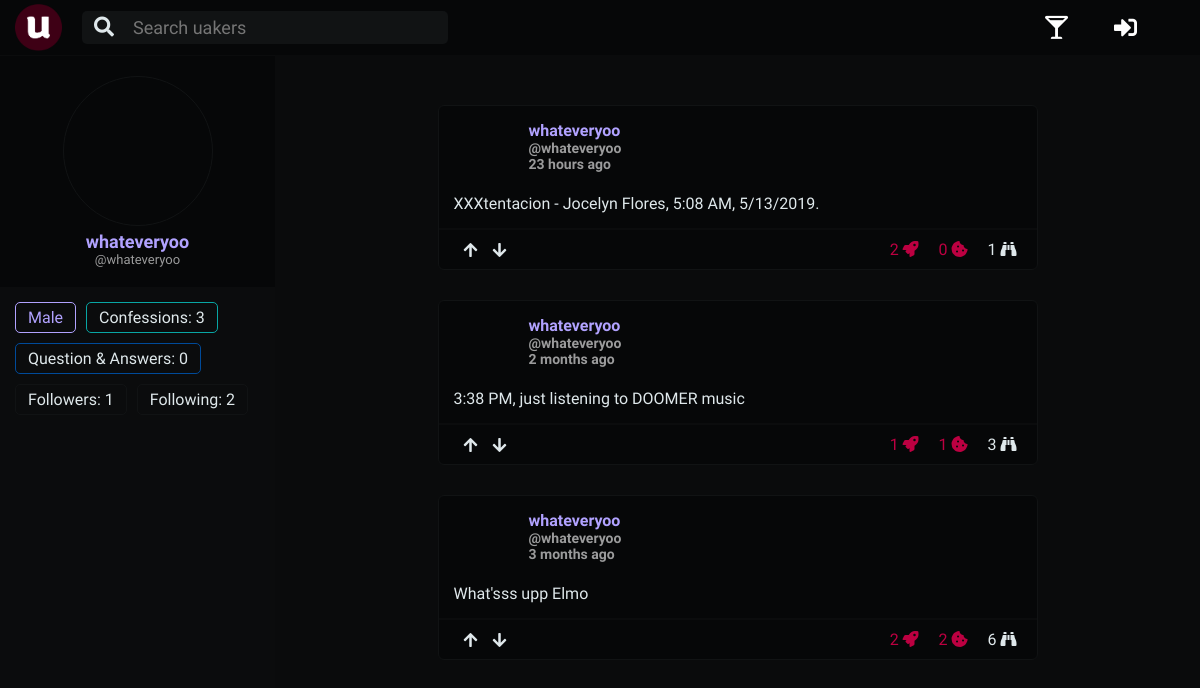
Page /profile/v/whateveryoo on the committed database.
### home/models.py (models this page shows, shortened)
class UserProfile(AbstractUser):
    profile_nickname        = models.CharField(max_length=35)
    profile_year            = models.CharField(max_length=2, choices=YCHOICES)
    profile_sex             = models.CharField(max_length=1, choices=SCHOICES)
    profile_image           = models.CharField(max_length=700, blank=True)
    profile_slug            = models.SlugField(blank=True, max_length=900, unique=True)
    profile_song            = models.CharField(max_length=300, blank=True, null=True)
    def __init__(self, *args, **kwargs):
        self._meta.get_field(
            'username'
        ).validators[0] = CustomUsernameValidator()
        super().__init__(*args, **kwargs)

class Confessions(models.Model):
    confession_author       = models.ForeignKey(UserProfile, on_delete=models.CASCADE)
    confession_title        = models.CharField(max_length=100)
    confession_body         = models.TextField(blank=False, null=False)
    confession_upvotes      = models.ManyToManyField(UserProfile, related_name='confession_upvotes', blank=True)
    confession_downvotes    = models.ManyToManyField(UserProfile, related_name='confession_downvotes', blank=True)
    confession_upvotes_int  = models.IntegerField(default=0)
    confession_views        = models.IntegerField(default=0)
    date_created_at         = models.DateTimeField(auto_now_add=True)
    confession_updated_at   = models.DateTimeField(auto_now=True)
    confession_slug         = models.SlugField(blank=True, max_length=900)

### uprofile/views.py (the view)
# urls.py: path('v/<slug:profile_slug>', views.profile_view, name='profile_view'),
def profile_view(request, profile_slug=''):
    isuser = False
    have_followed_them = False
    if profile_slug == '':
        if request.user.is_authenticated:
            profile_slug = request.user.profile_slug
        else:
            return redirect('home:home_view')
    user_profile = UserProfile.objects.get(profile_slug=profile_slug)
    user_confession_number = Confessions.objects.filter(confession_author=user_profile).count()
    if user_profile == request.user:
        isuser = True
    if request.user.is_authenticated:
        if FollowProfile.objects.filter(follow_init=request.user, follow_rec=user_profile).exists():
            have_followed_them = True
    user_questions = QuestionPost.objects.filter(question_directed=user_profile).all()
    user_confessions = Confessions.objects.filter(confession_author=user_profile).all()
    user_posts = sorted(
        chain(user_questions, user_confessions),
        key=attrgetter('date_created_at'),
        reverse=True)
    if request.method == 'GET':
        qu_form = QuestionPostForm()
        ans_form = AnswerPostForm()
    context = {
        'user_posts': user_posts,
        'user_questions': user_questions,
        'user_profile': user_profile,
        'user_confession_number': user_confession_number,
        'isuser': isuser,
        'have_followed_them': have_followed_them,
        'qu_form': qu_form,
        'ans_form': ans_form,
    }
    return render(request, 'uprofile/profile_view.html', context)

### uprofile/forms.py
class QuestionPostForm(forms.ModelForm):
    question_body = forms.CharField(max_length=10000, required=True, widget=forms.Textarea(attrs={'placeholder': 'Wanna ask a question?', 'onfocus': 'this.placeholder=""', 'onblur': 'this.placeholder="Wanna ask a question?"'}))
    class Meta:
        model = QuestionPost
        fields = ('question_body',)

class AnswerPostForm(forms.ModelForm):
    answer_body = forms.CharField(max_length=10000, required=True, widget=forms.Textarea(attrs={'placeholder': 'Wanna answer the question?', 'onfocus': 'this.placeholder=""', 'onblur': 'this.placeholder="Wanna answer the question?"'}))
    class Meta:
        model = AnswerPost
        fields = ('answer_body',)

### uprofile/templatetags/follow_numbers.py (called while the page is built)
@register.filter(name='rec_followed_by')
def rec_followed_by(follow_user):
    return FollowProfile.objects.filter(follow_rec=follow_user).count()

@register.filter(name='rec_following')
def rec_following(follow_user):
    return FollowProfile.objects.filter(follow_init=follow_user).count()

### uprofile/templatetags/main_external_filters.py (called while the page is built)
@register.filter(name='m_or_f_color')
def m_or_f_color(user_profile):
    morf = False
    if user_profile.profile_sex is 'M':
        morf = 'lmi-m'
    elif user_profile.profile_sex is 'F':
        morf = 'lmi-f'
    else:
        morf = ''
    return morf

### uprofile/templates/uprofile/profile_view.html (shortened to what this page needs)
{% extends 'base.html' %}
{% load static %}
{% load main_external_filters %}
{% load follow_numbers %}
{% block css %}
  <link rel="stylesheet" href="{% static 'common_views.css' %}">
  <link rel="stylesheet" href="{% static 'uprofile/css/profile_view.css' %}">
{% endblock %}
{% block body %}
  <div class="main-container">
    <div class="left-user-div">
      <div class="left-user">
        <div class='left-photo-div'>
          <div class="left-photo" style="background-image: url({{ user_profile.profile_image }})">
          </div>
          <pre class="left-meta-uy {{user_profile|m_or_f_color}}">{{ user_profile.profile_nickname }}</pre>
          <p class="left-meta-uys">@{{ user_profile.username}}</p>
        </div>
        <div class="left-meta-info-wrap">
          <span class="left-meta-info {{ user_profile|m_or_f_color}}">
            {{ user_profile.get_profile_sex_display }}
          </span>
          <span class="left-meta-info left-meta-co">
            Confessions:
            {{ user_confession_number }}
          </span>
          <span class="left-meta-info left-meta-qu">
            Question & Answers:
            {{ user_questions.count }}
          </span>
          <a href="{% url 'uprofile:followed_view' user_profile.profile_slug %}" class="left-meta-info">
            Followers:
            {{ user_profile|rec_followed_by }}
          </a>
          <a href="{% url 'uprofile:following_view' user_profile.profile_slug %}" class="left-meta-info">
            Following:
            {{ user_profile|rec_following }}
          </a>
        </div>
      </div>
    </div>
    <div class="right-user">
      <div class="right-full">
        {% if user_posts %}
        {% for cons in user_posts %}
        {% if cons.question_body %}
        {% include 'uprofile/profile_view_question_box.html' %}
        {% else %}
        {% include 'home/confession_box.html' %}
        {% endif %}
        {% endfor %}
        {% else %}
        <span class="no_post_notice">
          There are no posts for this user
        </span>
        {% endif %}
      </div>
    </div>
  </div>
{% endblock %}

### home/templates/base.html (shortened to what this page needs)
<!DOCTYPE html>
<html lang="en">
  <head>
    {% load static %}
    {% load main_external_filters %}
    {% load main_notification_tags %}
    {% load humanize %}
    <link rel="stylesheet" href="https://use.fontawesome.com/releases/v5.6.3/css/all.css">
    <link rel="stylesheet" href="{% static 'base.css' %}">
    <link rel="stylesheet" href="{% static 'base850.css' %}" media="screen and (min-width: 0px) and (max-width: 850px)">
    {% block css %}
    {% endblock %}
  </head>
  <body>
    <div class="full-nav">
      <a href="{% url 'home:home_view' %}" class="nav-logo-div">
        <img class="nav-logo" src="{% static 'assets/uakers-logo.png' %}">
      </a>
      <div class="search_div">
        <form class="search_form" action="{% url 'usearch:search_view' %}" method="GET">
          <button class="search_btn" type="submit" name="button">
            <i class="fas fa-search"></i>
          </button>
          <input class="search_inp" type="text" name="q" autocomplete="off" placeholder="Search uakers">
        </form>
      </div>
      <div class="nav-menu">
        <a href="{% url 'home:home_view' %}" class="mn-it" title="Hub">
          <i class="fas fa-glass-martini-alt mn-i"></i>
        </a>
        {% if user.is_authenticated %}
        <a href="{% url 'uprofile:profile_view' %}" class="mn-it" title="Profile">
          <i class="fas fa-user-astronaut mn-i"></i>
          <div class="mn-undbar {% block upro-underbar-up %}{% endblock %}"></div>
        </a>
        <a href="{% url 'home:log_out_view' %}" class="mn-it" title="Log out">
          <i class="fas fa-sign-out-alt mn-i mn-exit"></i>
          <div class="mn-undbar"></div>
        </a>
        {% else %}
        <a href="{% url 'home:log_in_view' %}" class="mn-it" title="Log in or sign up">
          <i class="fas fa-sign-in-alt mn-i"></i>
        </a>
        {% endif %}
      </div>
    </div>
    {% block body %}
    {% endblock %}
  </body>
</html>

### home/templates/home/confession_box.html (shortened to what this page needs)
{% load main_external_filters %}
{% load humanize %}
<div class="confession_box confession_profile">
  <div class="co-main">
    <div class="co-up">
      <div class="co_photo_meta_div">
        <a href="{% url 'uprofile:profile_view' cons.confession_author.profile_slug %}" class="co_photo" style="background-image: url({{ cons.confession_author.profile_image }})"></a>
        <div class="co-aut-year">
          <a href="{% url 'uprofile:profile_view' cons.confession_author.profile_slug %}" class="co-aut {{cons.confession_author|m_or_f_color}}"><pre>{{ cons.confession_author.profile_nickname }}</pre></a>
          <span class="co-year">@{{ cons.confession_author.username }}</span>
          <span class="co-year">{{ cons.date_created_at|naturaltime }}</span>
        </div>
      </div>
    </div>
    <a href="{% url 'home:confession_view' cons.confession_slug %}">
      <div class="co-down-text">
        {{ cons.confession_body|linebreaks|truncatewords:60 }}
      </div>
    </a>
  </div>
  <div class="co-rank">
    <div class="co-upd-div">
      <a class="co-upd co-upd-upvote co-anchor" href="{% url 'home:upvote_view' 'confession' cons.confession_slug %}">
        <i class="fas fa-arrow-up co-upd-i co-i-upvote co-upvote-downvote-gylph {% if request.user in cons.confession_upvotes.all %} co-upd-i-active {% endif %}"></i>
      </a>
      <a class="co-upd co-upd-downvote co-anchor" href="{% url 'home:downvote_view' 'confession' cons.confession_slug %}">
        <i class="fas fa-arrow-down co-upd-i co-i-downvote co-upvote-downvote-gylph {% if request.user in cons.confession_downvotes.all %} co-upd-i-active {% endif %}"></i>
      </a>
    </div>
    <div class="co-upd-info co-numbers">
      <p class="co-upd-iu co-upvote-par">
        <span data-title="{% for uuser in cons.confession_upvotes.all %}{{ uuser.username }}, {% endfor %}" class="co-emp co-upvote-digit">{{ cons.confession_upvotes_int }}</span>
        <i class="fas fa-rocket co-co-color" data-title="upvotes"></i>
      </p>
      <div class="co-upd-comments">
        <span class="co-co-color">
          {{ cons.confessioncomment_set.count }}
        </span>
        <i class="fas fa-cookie-bite co-co-color" data-title="comments"></i>
      </div>
      <p class="co-upd-iv">
        <span>{{ cons.confession_views }}</span>
        <i class="fas fa-binoculars" data-title="views"></i>
      </p>
    </div>
  </div>
</div>

### uprofile/templates/uprofile/follow_view_box.html (shortened to what this page needs)
{% load follow_numbers %}
{% load main_external_filters %}

### home/static/base.css (style rules this page uses)
* { margin: 0; padding: 0; font-family: 'Oxygen', sans-serif; font-size: 16px; transition: all 0.2s ease-in-out; text-decoration: none; box-sizing: border-box; }
:root { --main-highlight-color: #ff0058; --main-highlight-color: #bc0041; --darker-highlight-color: #D9004B; --opaque-highlight-color: rgba(255, 0, 88, 0.6); --secondary-highlight-color: #ff4021; --main-background-color: #0B0C0D; --opaque-main-background-color: rgba(11, 12, 13, 0.8); --darker-background-color: #060708; --upto-darker-background-color: #09090A; --lighter-background-color: #111314; --main-text-color: #fefefe; --soothed-text-color: #DFE8EB; --opaque-text-color: rgba(255, 255, 255, 0.6); --female-main-color: #FF71A5; --male-main-color: #B1A2FF; --qa-main-color: #004A99; --confession-main-color: #08A6A4; --warning-main-color: #990016; }
body { background-color: var(--main-background-color); padding-top: 55px; }
a, a:link, a:visited, a:hover { text-decoration: none; }
input, select { background: none; outline: none; border: none; }
.full-nav { height: 55px; max-height: 55px; background-color: var(--darker-background-color); position: absolute; top: 0px; position: fixed; min-width: 100%; z-index: 100; clear: both; }
.nav-logo-div { float: left; overflow: hidden; height: 100%; box-sizing: border-box; display: inline-block; padding: 5px 0px 5px 15px; display: flex; justify-content: center; align-items: center; }
.nav-logo { height: 47px; max-height: 47px; }
.nav-menu { height: 100%; float: right; display: flex; justify-content: center; align-items: center; text-decoration: none; padding-right: 40px; }
.mn-it { height: 100%; box-sizing: border-box; padding: 2px 8px; display: flex; flex-direction: row; justify-content: center; align-items: center; position: relative; margin: 0 15px; }
.mn-i { color: var(--main-text-color); font-size: 23px; }
.search_div { float: left; height: 100%; display: flex; justify-content: center; align-items: center; margin-left: 20px; }
.search_form { background-color: var(--lighter-background-color); padding: 6px 0 6px 12px; color: var(--soothed-text-color); border-radius: 5px; }
.search_btn { background: none; border: none; outline: none; padding: 0; cursor: pointer; }
.search_btn i { color: var(--soothed-text-color); font-size: 20px; }
.search_inp { color: var(--soothed-text-color); padding: 0 15px; font-size: 18px; width: 330px; background-color: var(--lighter-background-color); }
[data-title]:after { content: attr(data-title); color: var(--soothed-text-color); padding: 5px 12px; background-color: var(--darker-background-color); border: 1px solid var(--lighter-background-color); position: absolute; bottom: 20px; right: -15px; opacity: 0; z-index: 99999; visibility: hidden; font-family: 'Oxygen', sans-serif; font-weight: 400; font-size: 16px; border-radius: 3px; }
[data-title] { position: relative; }
.lmi-m { color: var(--male-main-color); }

### home/static/base850.css (style rules this page uses)
body { padding: 0px; }
.full-nav { display: block; height: auto; max-height: none; width: 100%; max-width: 100%; min-width: 100%; position: relative; display: flex; flex-direction: column; }
.nav-logo-div { display: block; padding: 10px; }
.nav-logo { display: block; margin: 0 auto; }
.nav-menu { display: flex; flex-direction: column; padding: 10px; }
.mn-it { width: 100%; min-width: 100%; display: flex; justify-content: center; align-items: center; padding: 5px; }

### rows in the picture
UserProfile: profile_nickname "whateveryoo", username "whateveryoo", profile_sex "Male", id "1", id "2"
Confessions: confession_author.profile_nickname "whateveryoo", confession_author.username "whateveryoo", date_created_at "23 hours ago", confession_body "XXXtentacion - Jocelyn Flores, 5:08 AM, 5/13/2019.", confession_upvotes_int "2", confessioncomment_set.count "0", confession_views "1"
Confessions: confession_author.profile_nickname "whateveryoo", confession_author.username "whateveryoo", date_created_at "2 months ago", confession_body "3:38 PM, just listening to DOOMER music", confession_upvotes_int "1", confessioncomment_set.count "1", confession_views "3"
Confessions: confession_author.profile_nickname "whateveryoo", confession_author.username "whateveryoo", date_created_at "3 months ago", confession_body "What'sss upp Elmo", confession_upvotes_int "2", confessioncomment_set.count "2", confession_views "6"

### other values in the picture
{{ user_confession_number }} "3"
{{ user_questions.count }} "0"
